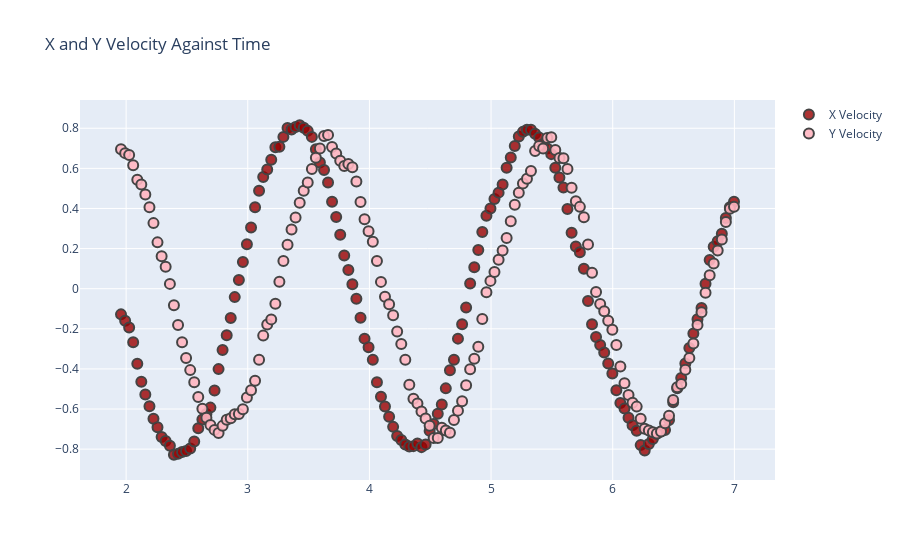

The notebook cell this image was saved under:
### Code cell
TwoScatterOverlay(Data1.Time,Data1['X Velocity'],Data1['Y Velocity'],"X Velocity","Y Velocity","X and Y Velocity Against Time")

### Figure 1 — Plotly figure (JSON) as saved in the notebook; plotly's stock layout.template omitted (floating-point values rounded to 4 significant figures; data arrays with more than 128 entries replaced by an {"elided": "..."} marker saying what was removed)
{"data": [{"marker": {"color": "rgba(152, 0, 0, .8)", "line": {"width": 2}, "size": 10}, "mode": "markers", "name": "X Velocity", "type": "scatter", "x": {"elided": "152 float values"}, "y": {"elided": "152 float values"}}, {"marker": {"color": "rgba(255, 182, 193, .9)", "line": {"width": 2}, "size": 10}, "mode": "markers", "name": "Y Velocity", "type": "scatter", "x": {"elided": "152 float values"}, "y": {"elided": "152 float values"}}], "layout": {"title": {"text": "X and Y Velocity Against Time"}, "xaxis": {"zeroline": false}, "yaxis": {"zeroline": false}}}
